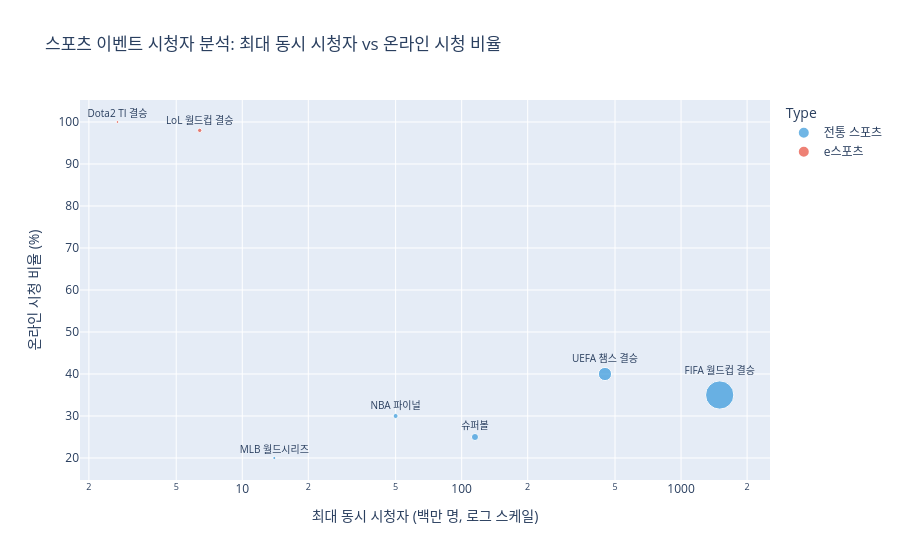

Notebook code for this chart:
### Markdown cell above
### 4-3. 시청자 수 비교 (버블 차트)

### Code cell
plt.rc('font', family='AppleGothic')  # Mac

fig = px.scatter(
    df_viewership,
    x='Peak_Viewers_Million',
    y='Online_Percent',
    size='Unique_Viewers_Million',
    color='Type',
    hover_name='Event',
    text='Event',
    color_discrete_map={'전통 스포츠': '#3498DB', 'e스포츠': '#E74C3C'},
    title='스포츠 이벤트 시청자 분석: 최대 동시 시청자 vs 온라인 시청 비율'
)

fig.update_traces(textposition='top center', textfont_size=10)
fig.update_layout(
    xaxis_title='최대 동시 시청자 (백만 명, 로그 스케일)',
    yaxis_title='온라인 시청 비율 (%)',
    xaxis_type='log',
    showlegend=True
)

fig.show()

### Figure 1 — Plotly figure (JSON) as saved in the notebook; plotly's stock layout.template omitted (floating-point values rounded to 4 significant figures)
{"data": [{"hovertemplate": "<b>%{hovertext}</b><br><br>Type=전통 스포츠<br>Peak_Viewers_Million=%{x}<br>Online_Percent=%{y}<br>Unique_Viewers_Million=%{marker.size}<br>Event=%{text}<extra></extra>", "hovertext": ["FIFA 월드컵 결승", "슈퍼볼", "NBA 파이널", "MLB 월드시리즈", "UEFA 챔스 결승"], "legendgroup": "전통 스포츠", "marker": {"color": "#3498DB", "size": [3200, 200, 100, 40, 700], "sizemode": "area", "sizeref": 8, "symbol": "circle"}, "mode": "markers+text", "name": "전통 스포츠", "orientation": "v", "showlegend": true, "text": ["FIFA 월드컵 결승", "슈퍼볼", "NBA 파이널", "MLB 월드시리즈", "UEFA 챔스 결승"], "textfont": {"size": 10}, "textposition": "top center", "type": "scatter", "x": [1500.0, 115.0, 50.0, 14.0, 450.0], "xaxis": "x", "y": [35, 25, 30, 20, 40], "yaxis": "y"}, {"hovertemplate": "<b>%{hovertext}</b><br><br>Type=e스포츠<br>Peak_Viewers_Million=%{x}<br>Online_Percent=%{y}<br>Unique_Viewers_Million=%{marker.size}<br>Event=%{text}<extra></extra>", "hovertext": ["LoL 월드컵 결승", "Dota2 TI 결승"], "legendgroup": "e스포츠", "marker": {"color": "#E74C3C", "size": [75, 30], "sizemode": "area", "sizeref": 8, "symbol": "circle"}, "mode": "markers+text", "name": "e스포츠", "orientation": "v", "showlegend": true, "text": ["LoL 월드컵 결승", "Dota2 TI 결승"], "textfont": {"size": 10}, "textposition": "top center", "type": "scatter", "x": [6.4, 2.7], "xaxis": "x", "y": [98, 100], "yaxis": "y"}], "layout": {"legend": {"itemsizing": "constant", "title": {"text": "Type"}, "tracegroupgap": 0}, "showlegend": true, "title": {"text": "스포츠 이벤트 시청자 분석: 최대 동시 시청자 vs 온라인 시청 비율"}, "xaxis": {"anchor": "y", "domain": [0, 1], "title": {"text": "최대 동시 시청자 (백만 명, 로그 스케일)"}, "type": "log"}, "yaxis": {"anchor": "x", "domain": [0, 1], "title": {"text": "온라인 시청 비율 (%)"}}}}
